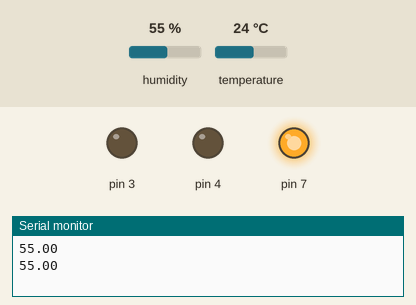
A sketch run on a simulated Arduino Uno, built with avr-gcc and run on an emulated ATmega328P. Shown: output pins drawn as LEDs (lit = HIGH), the last lines printed to the serial monitor. Wiring (inferred from the names in the program): DHT22 sensor: data A0. The inputs (shaded band) are chosen by the test bench; at power-on: humidity 55 %, temperature 24 °C. Pins used as bus, display or sensor lines are not drawn.

Above: at 2.8 s.
2.9 s: humidity set to 47 %
5.6 s: humidity set to 44 %
At 7.1 s:
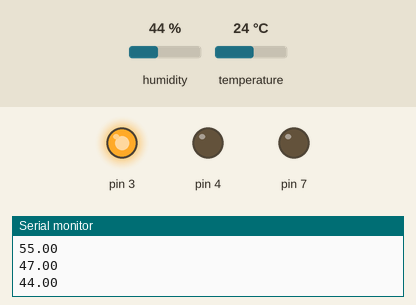
8.3 s: humidity set to 22 %
At 10.5 s:
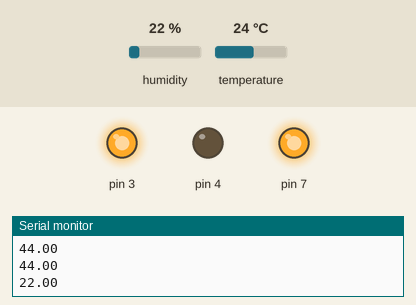
11.5 s: humidity set to 42 %
14.2 s: humidity set to 45 %
At 16.9 s:
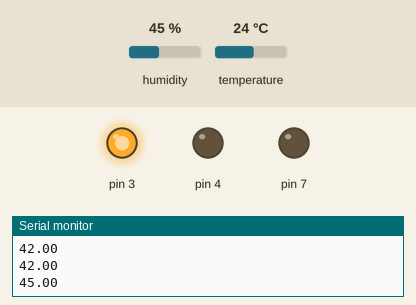
17.5 s: humidity set to 40 %
At 18.6 s:
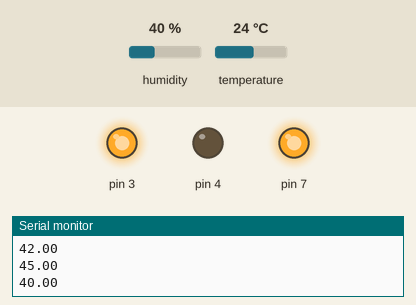
Timing chart, 0 to 20.5 s (numbered marks = the images above; inputs shaded):
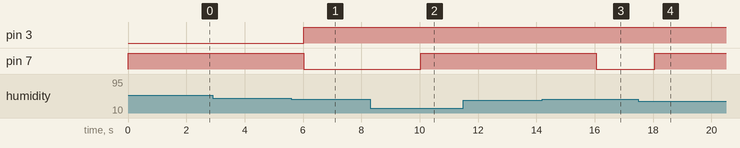

The sketch:

fukt_med_lys.ino
```cpp
#include <dht.h>
dht DHT;
//Constants
#define DHT21_PIN A0     // DHT 22  (AM2302) - what pin we're connected to

//Variables
float hum;  //Stores humidity value
float temp; //Stores temperature value
int switchVal;
int b = 0;
void setup() {
  pinMode(2, OUTPUT);
  pinMode(3, OUTPUT);
  pinMode(4, OUTPUT);
  //pinMode(5, INPUT);
  pinMode(7, OUTPUT);
 Serial.begin(9600);
}


void loop() {
    int chk = DHT.read21(DHT21_PIN);
    //Read data and store it to variables hum and temp
    hum = DHT.humidity;
    temp = DHT.temperature;
    //Print temp and humidity values to serial monitor
  //switchVal = digitalRead(5);
  Serial.println(hum);
  if(hum > 45){
 /*   if(switchVal == HIGH){
      b = 1;
    }
 */
  digitalWrite(2,HIGH);
  digitalWrite(3,LOW);
  digitalWrite(7,HIGH);
 /* if(b == 0) {
    tone(4,400, 125);
    }
 */
  }
  else {
     b = 0;
    if(hum > 43){
    digitalWrite(7,LOW);}
    digitalWrite(3,HIGH);         //HUSK NORMALLY CLOSED
    digitalWrite(2,HIGH);
  }
  if(hum <= 43) {
     b = 0;
     digitalWrite(3,HIGH);
     digitalWrite(7,HIGH);
     digitalWrite(2,LOW);
    }
    delay(2000); //Delay 2 sec.
}
```

Measured:
- the behaviour switches between 46 and 45 % on humidity (found by bisection; images 0 and 1)
- the behaviour switches between 43 and 44 % on humidity (found by bisection; images 2 and 3)
- after the input at 5.6 s, pin 3: LOW → HIGH after 0.42 s; pin 7: HIGH → LOW after 0.42 s
- after the input at 8.3 s, pin 7: LOW → HIGH after 1.7 s
- after the input at 14.2 s, pin 7: HIGH → LOW after 1.8 s
- after the input at 17.5 s, pin 7: LOW → HIGH after 0.55 s
